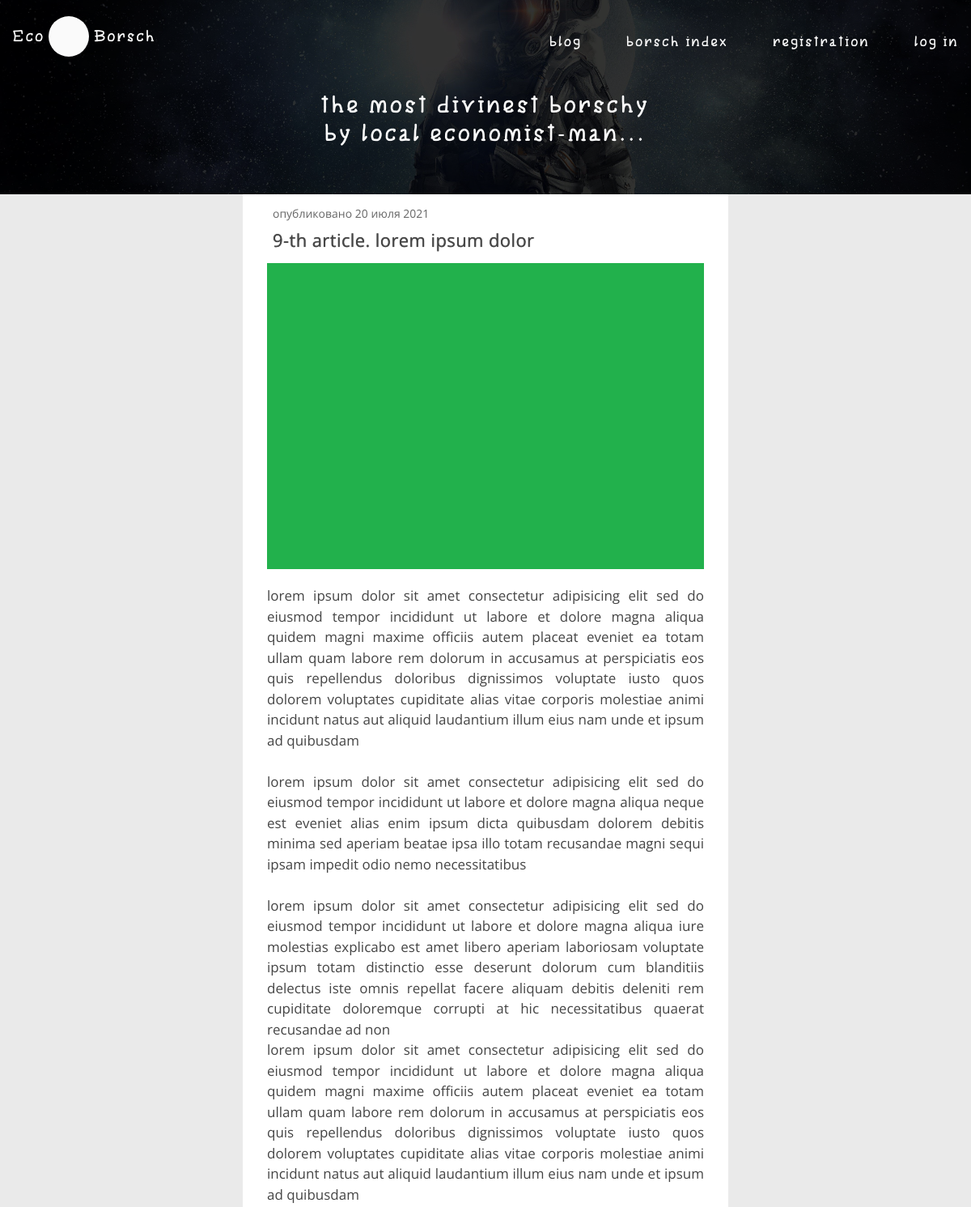
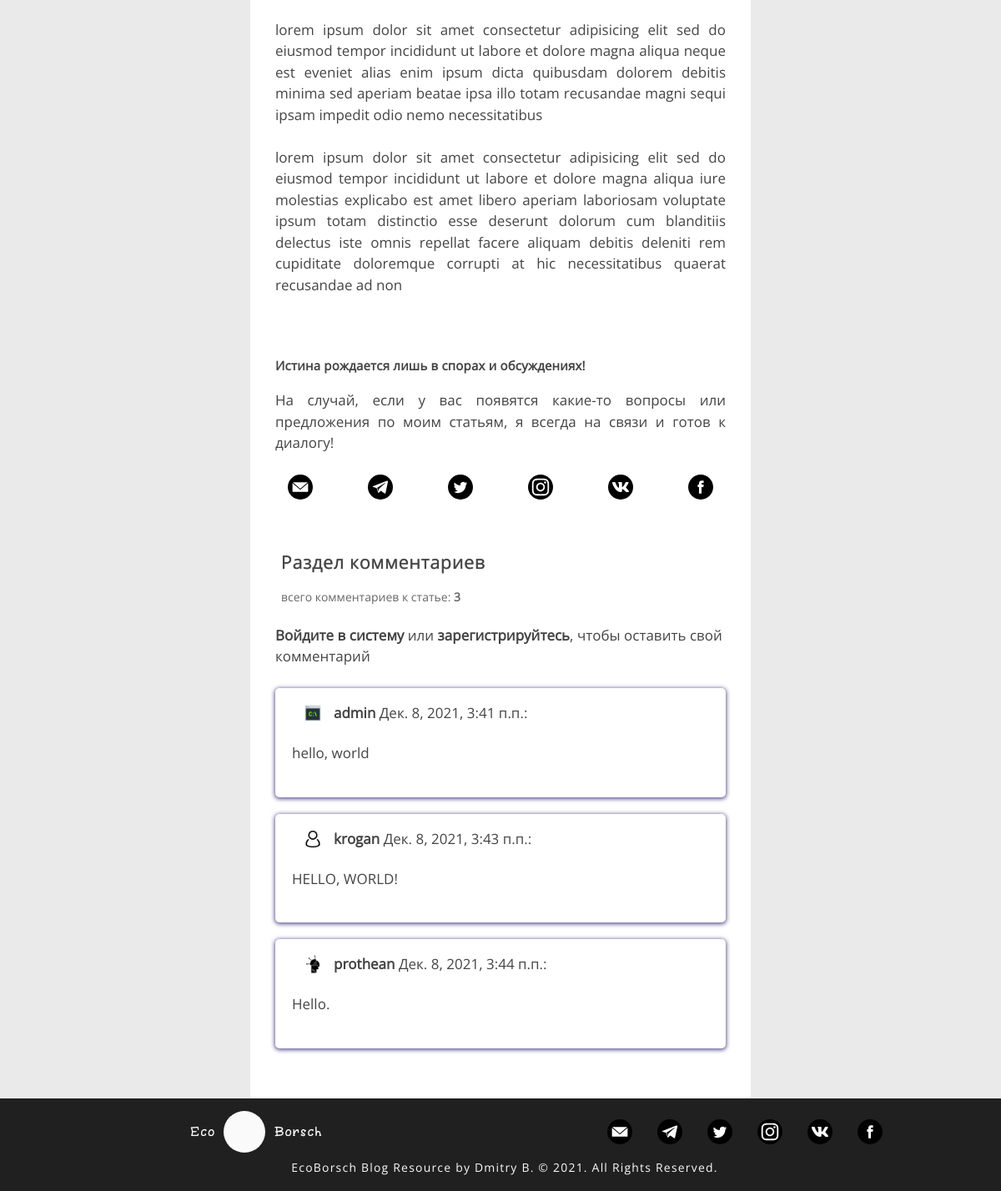
Screenshot of /articles/12 with the database file from the repository (2 pictures, top to bottom).
### mainblog/models.py (models this page shows, shortened)
class Articles(models.Model):
    title = models.CharField('Название статьи', max_length=100, unique=True)
    text = models.TextField('Основной текст статьи')
    date = models.DateTimeField('Дата публикации', default=timezone.now)
    author = models.ForeignKey(User, verbose_name='Автор', on_delete=models.CASCADE)
    img = models.ImageField(null=True, blank=True, default='default_article_pixel.jpg', verbose_name='Изображение заголовка статьи', upload_to='article_img')
    def __str__(self):                      #
        return f'Пост: {self.title}'      # всё это
    class Meta:                             #                             в админке
        verbose_name = 'Пост'             #
        verbose_name_plural = 'Посты'      #

class Comments(models.Model):
    article = models.ForeignKey(Articles, on_delete=models.CASCADE, verbose_name='Статья', blank=True, null=True, related_name='comments_articles')
    author = models.ForeignKey(User, verbose_name='Автор комментария', max_length=50, on_delete=models.CASCADE)
    email = models.EmailField(verbose_name='E-mail')
    text = models.TextField(verbose_name='Текст комментария')
    date = models.DateTimeField(verbose_name='Дата публикации комментария', default=timezone.now)
    active = models.BooleanField(default=False)
    objects = ActiveFilterComments()
    class Meta:
        verbose_name = 'Комментарий'
        verbose_name_plural = 'Комментарии'
        ordering = ('date',)

### users/models.py (models this page shows, shortened)
class Profile(models.Model):
    user = models.OneToOneField(User, verbose_name='Пользователь', on_delete=models.CASCADE)
    img = models.ImageField('Фото пользователя', default='default.png', upload_to='user_images')
    class Meta:
        verbose_name = 'Профиль'
        verbose_name_plural = 'Профили'

### mainblog/views.py (the view, shortened to what this page needs)
# urls.py: path('articles/<int:pk>', views.ArticleDetail.as_view(), name = 'article_detail'),
class ArticleDetail(CustomSuccessMessageMixin, FormMixin, DetailView):
    model = Articles
    template_name = 'mainblog/article_detail.html'
    context_object_name = 'get_article'
    form_class = CommentForm
    success_msg = 'Ваш комментарий отправлен на модерацию. Он будет опубликован сразу после проверки'
    def get_context_data(self, *args, **kwargs):
        ctx = super(ArticleDetail, self).get_context_data(*args, **kwargs)
        ctx['comments_articles'] = self.get_object().comments_articles.all()
        ctx['title'] = Articles.objects.get(pk=self.kwargs['pk'])
        ctx['default_image'] = 'default_article_pixel.jpg'
        return ctx

### mainblog/models.py (called while the page is built)
    def get_queryset(self):
        user = get_current_user()
        administrator = User.objects.get(username='admin')
        if user == administrator:
            return super().get_queryset().filter(Q(active=False) | Q(active=True))
        if not user.is_authenticated:
            return super().get_queryset().filter(active=True)
        return super().get_queryset().filter(Q(active=False, author = get_current_user()) | Q(active=False, article__author = get_current_user()) | Q(active=True))

### mainblog/templates/mainblog/article_detail.html (shortened to what this page needs)
{% extends 'mainblog/base.html' %}
{% load static %}
{% block header %}
    <header class="header">
                <div class="fullscreen fullscreen_small">
                    <div class="fullscreen__body">
                        <div class="header__container container header__container_small">
                            <div class="header__row">
                                <div class="header__column">
                                    <div class="header__item">
                                        <div class="header__logo">
                                            <a href="{% url 'home' %}" class="header__logo-item link logo-item">
                                                <p class="logo-item__text">eco</p>
                                                <div class="logo-item__picture">
                                                </div>
                                                <p class="logo-item__text">borsch</p>
                                            </a>
                                        </div>
                                    </div>
                                </div>
                                <div class="header__column">
                                    <div class="header__item">
                                        <ul class="header__menu">
                                            {% if not user.is_authenticated %}
                                                <li><a href="{% url 'user_articles' 'prothean' %}" class="header__link link">blog</a></li>
                                                <li><a href="{% url 'all_products' %}" class="header__link link">borsch index</a></li>
                                                <li><a href="{% url 'registration' %}" class="header__link link">registration</a></li>
                                                <li><a href="{% url 'user' %}" class="header__link link">log in</a></li>
                                            {% endif %}
                                        </ul>
                                    </div>
                                </div>
                            </div>
                            <div class="header__row">
                                <div class="header__big-text header__big-text_small">
                                    <p>the most divinest borschy</p>
                                    <p>by local economist-man...</p>
                                </div>
                            </div>
                        </div>
                    </div>
                    <picture class="fullscreen__image">
                        <img src={% static "mainblog/pictures/background/header_background.jpg" %} alt="background">
                    </picture>
                </div>
</header>
{% endblock %}
{% block content %}
    <section class="content">
        <div class="article">
            <div class="article__item">
                <p>опубликовано {{ object.date|date:"d E Y" }}</p>
                <h2>{{ object.title }}</h2>
                {% if object.img %}
                    {% if object.img == default_image %}
                        <span></span>
                    {% else %}
                        <div class="article__image">
                            <img src="{{ object.img.url }}" alt="main article image">
                        </div>
                    {% endif %}
                {% else %}
                    <p></p>
                {% endif %}
                <div class="article__body">
                    {{ object.text|safe }}
                </div>
            </div>
        </div>
        <div class="in-touch">
            <div class="in-touch__container">
                <h4>Истина рождается лишь в спорах и обсуждениях!</h4>
                <p class="in-touch__slogan">На случай, если у вас появятся какие-то вопросы или предложения по моим статьям, я всегда на связи и готов к диалогу! </p>
                <div class="in-touch__social">
                    <a href="#" class="in-touch__link"><img src={% static "mainblog/pictures/icons/social/google-icon.svg" %} alt="google"></a>
                    <a href="#" class="in-touch__link"><img src={% static "mainblog/pictures/icons/social/telegram-icon.svg" %} alt="telegram"></a>
                    <a href="#" class="in-touch__link"><img src={% static "mainblog/pictures/icons/social/twitter-icon.svg" %} alt="twitter"></a>
                    <a href="#" class="in-touch__link"><img src={% static "mainblog/pictures/icons/social/instagram-icon.svg" %} alt="instagram"></a>
                    <a href="#" class="in-touch__link"><img src={% static "mainblog/pictures/icons/social/vk-icon.svg" %} alt="vk"></a>
                    <a href="#" class="in-touch__link"><img src={% static "mainblog/pictures/icons/social/facebook-icon.svg" %} alt="facebook"></a>
                </div>
            </div>
        </div>
        <div class="comments">
            <h2>Раздел комментариев</h2>
            <p class="comments__total">Всего комментариев к статье: <b>{{ get_article.comments_articles.all.count }}</b></p>
            {% if user.is_authenticated %}
                <p class="comments__additional-text">Здесь вы можете поделиться своими мыслями о статье</p>
                <p class="comments__warning">* Друзья! Комментарии, содержащие в себе гадость редкую и отборную, опубликованы не будут</p>
                <div>
                    <form class="comments__form" action="" method="POST">
                        {% csrf_token %}
                        <div class="comments__field">
                            {{ form.text|safe }}
                        </div>
                        <input class="button comments__button" type="submit" value="Опубликовать комментарий">
                    </form>
                </div>
                {% for comment in get_article.comments_articles.all %}
                    <div class="comments__body">
                        <div>
                            <div class="comments__item">
                                <div class="comments__info">
                                    <div class="comments__author-image">
                                        <img src="{{ comment.author.profile.img.url }}" alt="{{ comment.author }}">
                                    </div>
                                    <div>
                                        <p><b>{{ comment.author }}</b> {{ comment.date }}: </p>
                                    </div>
                                </div>
                                <div class="comments__text">
                                    {% if comment.active == True %}
                                        <p class="comments__publication comments__publication_active">{{ comment.text }}</p>
                                    {% else %}
                                        <p class="comments__publication comments__publication_inactive">{{ comment.text }}</p>
                                    {% endif %}
                                </div>
                                <div class="comments__control">
                                    {% if comment.article.author == request.user or user.username == 'admin' %}
                                        {% if comment.active == False %}
                                            <p>Комментарий ожидает модерации</p>
                                            <a class="button comments__button_approve" title="Опубликовать" data-url="{% url 'update_comment_status' comment.id 'public' %}" href="#">Опубликовать</a>
                                            <a class="button comments__button_reject" title="Удалить" data-url="{% url 'update_comment_status' comment.id 'delete' %}" href="#">Удалить</a>
                                        {% else %}
                                            <p>Комментарий опубликован</p>
                                            <a class="button comments__button_reject" title="Удалить" data-url="{% url 'update_comment_status' comment.id 'delete' %}" href="#">Удалить</a>
                                        {% endif %}
                                    {% else %}
                                        {% if comment.active == False %}
                                            <p>Комментарий ожидает модерации</p>
                                        {% endif %}
                                    {% endif %}
                                </div>
                            </div>
                        </div>
                    </div>
                {% endfor %}
            {% else %}
            <p><a href="{% url 'user' %}" class="comments__link link">Войдите в систему</a> или <a href="{% url 'registration' %}" class="comments__link link">зарегистрируйтесь</a>, чтобы оставить свой комментарий</p>
            <br>
                {% for comment in comments_articles %}
                    <div class="comments__body">
                        <div>
                            <div class="comments__item">
                                <div class="comments__info">
                                    <div class="comments__author-image">
                                        <img src="{{ comment.author.profile.img.url }}" alt="{{ comment.author }}">
                                    </div>
                                    <p><b>{{ comment.author }}</b> {{ comment.date }}: </p>
                                </div>
                                <div class="comments__text">
                                    <p class="comments__publication comments__publication_active">{{ comment.text }}</p>
                                </div>
                            </div>
                        </div>
                    </div>
                {% endfor %}
            {% endif %}
        </div>
    </section>
{% endblock %}

### rows the page displays
Articles: date "20 июля 2021", title "9-th article. lorem ipsum dolor", img (placeholder picture), text "lorem ipsum dolor sit amet consectetur adipisicing elit sed do eiusmod tempor incididunt ut labore et dolore magna aliqua quidem magni maxime officiis autem placeat eveniet ea totam ullam quam labore rem dolorum in accusamus at perspiciatis eos quis repellendus doloribus dignissimos voluptate iusto quos dolorem voluptates cupiditate alias vitae corporis molestiae animi incidunt natus aut aliquid laudantium illum eius nam unde et ipsum ad quibusdam lorem ipsum dolor sit amet consectetur adipisicing elit sed do eiusmod tempor incididunt ut labore et dolore magna aliqua neque est eveniet alias enim ipsum dicta quibusdam dolorem debitis minima sed aperiam beatae ipsa illo totam recusandae magni…", comments_articles.all.count "3"
Comments: author.profile.img (picture), author "admin", date "Дек. 8, 2021, 3:41 п.п.", text "hello, world"
Comments: author.profile.img (placeholder picture), author "krogan", date "Дек. 8, 2021, 3:43 п.п.", text "HELLO, WORLD!"
Comments: author.profile.img (picture), author "prothean", date "Дек. 8, 2021, 3:44 п.п.", text "Hello."
